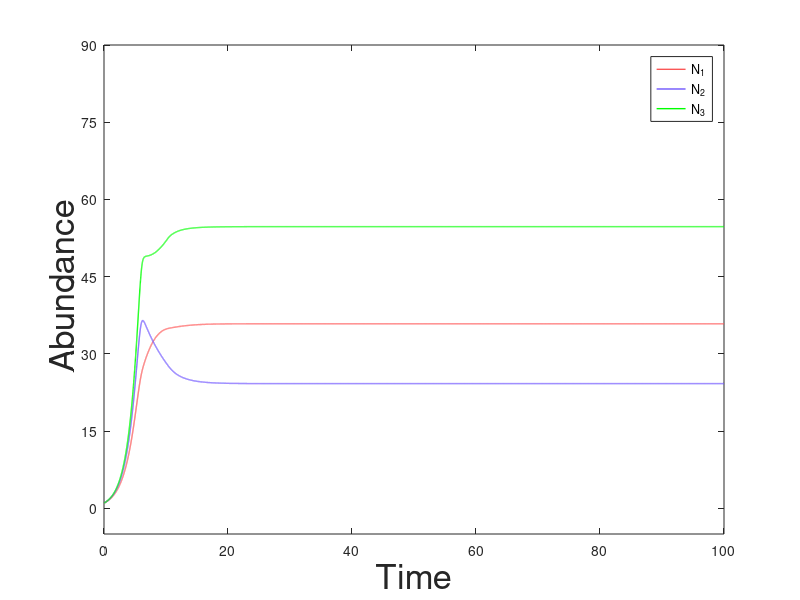
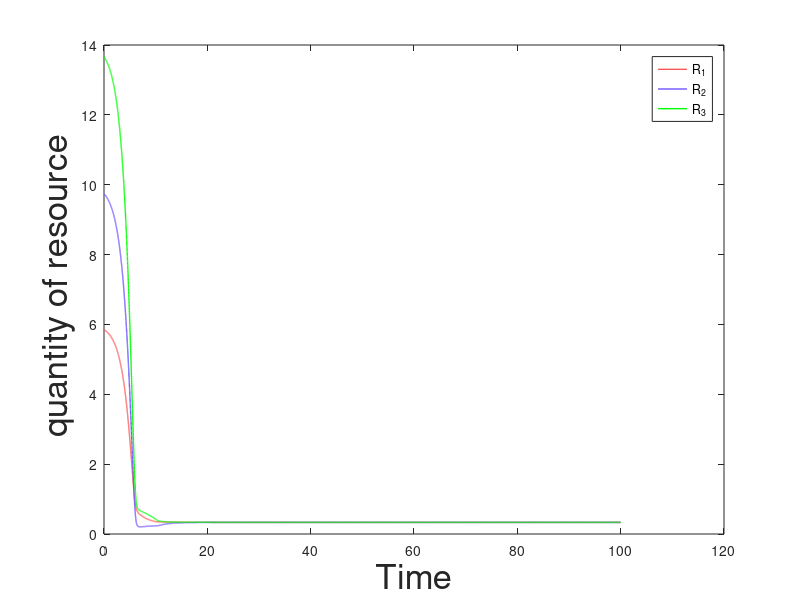

MATLAB code for these plots, in order:
clc
clear;
%initial condition
N1=1;N2=1;N3=1;
%Half full and constant Kij matrix
Kji=[1,0.6,0.3;0.3,1,0.6;0.6,0.3,1]; %Fig.2A
%Resource content Cji matrix
Cji=[0.07,0.04,0.04;0.08,0.10,0.08;0.10,0.10,0.14]%Fig.2A
% Cji=[0.04,0.07,0.04;0.08,0.08,0.10;0.14,0.10,0.1]%Fig.2B
% Cji=[0.04,0.04,0.07;0.10,0.08,0.08;0.10,0.14,0.10]%Fig.2C
%参数取值
d=1;
ri=1/d;
m1=0.25/d;m2=0.25/d;m3=0.25/d;
S1=6;S2=10;S3=14;
%The demand of species i on resource j
Rjistar=(m1*Kji)./(ri-m1)

dt=0.01;
t=0;
i=1;

while t<=100
    R1= S1-Cji(1, 1)*N1-Cji(1, 2)*N2-Cji(1, 3)*N3;
    R2= S2-Cji(2, 1)*N1-Cji(2, 2)*N2-Cji(2, 3)*N3;
    R3= S3-Cji(3, 1)*N1-Cji(3, 2)*N2-Cji(3, 3)*N3;
    if R1<=0
        R1=0;
    end
    if R2<=0
        R2=0;
    end
    if R3<=0
        R3=0;
    end
    Rj=[R1,R1,R1;R2,R2,R2;R3,R3,R3];
    Pji=ri*Rj./(Kji+Rj);
    N1= N1+dt*(N1*(min(Pji(:, 1))-m1));
    N2= N2+dt*(N2*(min(Pji(:, 2))-m2));
    N3= N3+dt*(N3*(min(Pji(:, 3))-m3));
    t=t+dt;
    x(i,:)=[t,N1,N2,N3,R1,R2,R3];
    i=i+1;
end

lightBlue = [0.43, 0.33, 0.99];
lightred = [0.98, 0.34, 0.34];

figure(1)
plot(x(:,1),x(:,2),'Color', lightred,'LineWidth', 1)
hold on
plot(x(:,1),x(:,3),'Color', lightBlue,'LineWidth', 1)
hold on
plot(x(:,1),x(:,4),'Color', 'green','LineWidth', 1)
hold on
axis([0 100 ,-5 90])
set(gca,'ytick',0:15:90)
set(gca,'xtick',0:20:100)
set(gca,'XTickLabelRotation',0);
set(gca,'YTickLabelRotation',0);
xlabel('Time','Fontsize',25)
ylabel(' Abundance','Fontsize',25)
% set(gca,'LineWidth',1.2,'Fontsize',25)
% set(gca,'TickDir', 'in', 'TickLength', [0.009 0.01])
legend('N_{1}','N_{2}','N_{3}')

figure(2)
plot(x(:,1),x(:,5),'Color', lightred,'LineWidth', 1)
hold on
plot(x(:,1),x(:,6),'Color', lightBlue,'LineWidth', 1)
hold on
plot(x(:,1),x(:,7),'Color', 'green','LineWidth', 1)
hold on
legend('R_{1}','R_{2}','R_{3}')
xlabel('Time','Fontsize',25)
ylabel(' quantity of resource','Fontsize',25)